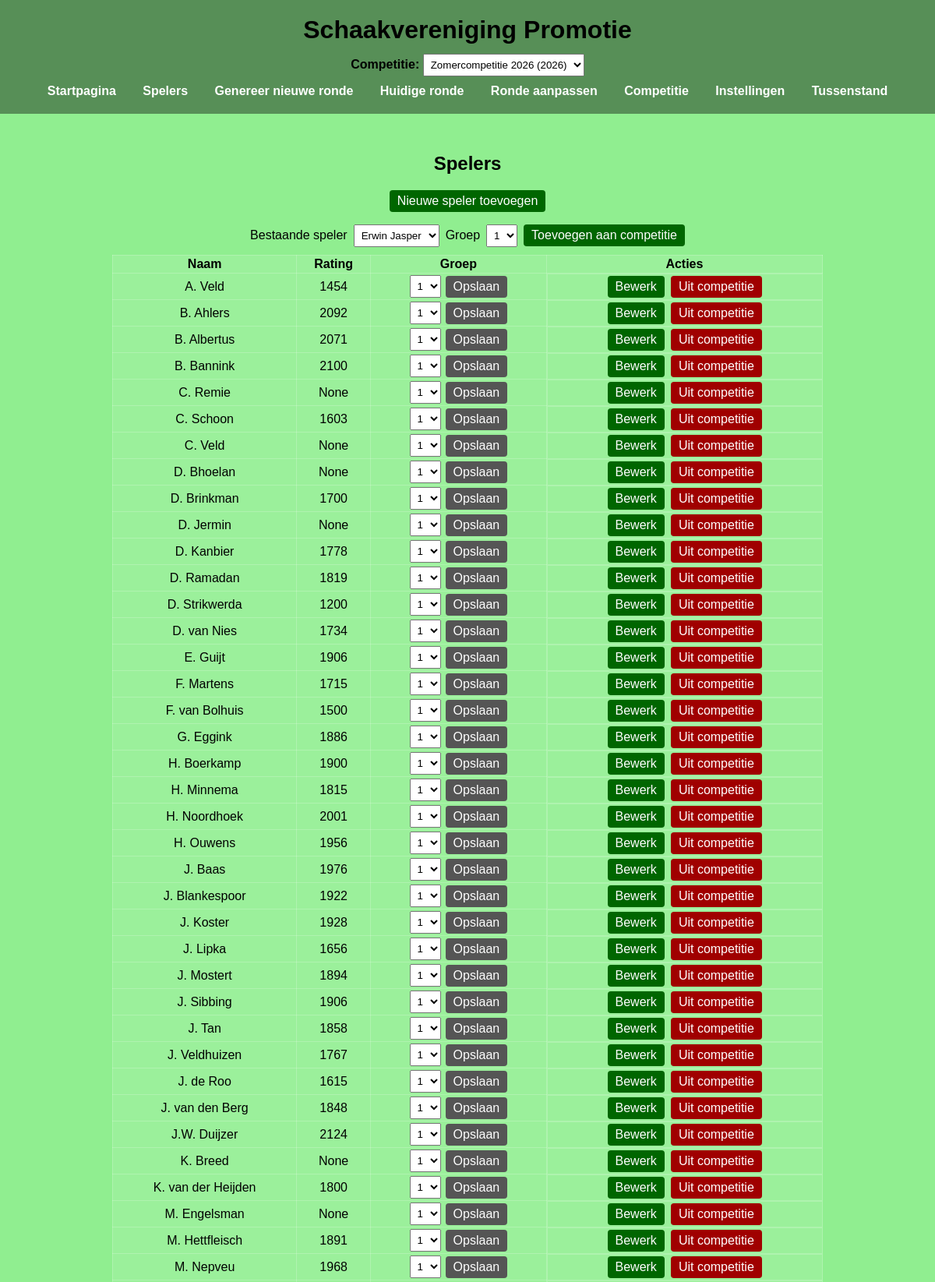
Screenshot of /spelers (upper part) with the database file from the repository.
### tables this page shows
CREATE TABLE Players(
    Id text PRIMARY KEY,
    Name text NOT NULL,
    GroupNumber int NOT NULL,
    Active boolean NOT NULL,
    Rating int,
    Type text,
    Last_Update datetime NOT NULL DEFAULT CURRENT_TIMESTAMP
);

### app_routes.py (the view)
    @app.route("/spelers")
    def spelers():
        competition_id = get_current_competition_id()
        groups = get_competition_group_numbers(competition_id)
        if not groups:
            groups = [1]
        rows = query_db(
            """
            SELECT
                p.Id,
                p.Name,
                p.Rating,
                COALESCE(cpg.GroupNumber, p.GroupNumber) AS GroupNumber
            FROM CompetitionPlayers cp
            INNER JOIN Players p ON cp.PlayerId = p.Id
            LEFT JOIN CompetitionPlayerGroups cpg
                ON cpg.PlayerId = p.Id
               AND cpg.CompetitionId = cp.CompetitionId
            WHERE cp.CompetitionId = ?
              AND p.Active = 1
            ORDER BY p.Name ASC
            """,
            (competition_id,),
        )
        players = [
            {"id": r[0], "name": r[1], "rating": r[2], "group_number": r[3]}
            for r in rows
        ]
        available_rows = query_db(
            """
            SELECT p.Id, p.Name
            FROM Players p
            LEFT JOIN CompetitionPlayers cp
                ON cp.PlayerId = p.Id
               AND cp.CompetitionId = ?
            WHERE p.Active = 1
              AND cp.PlayerId IS NULL
            ORDER BY p.Name ASC
            """,
            (competition_id,),
        )
        available_players = [{"id": r[0], "name": r[1]} for r in available_rows]
        return render_template(
            "spelers.html",
            players=players,
            available_players=available_players,
            groups=groups,
        )

### app_core.py (called while the page is built)
def query_db(query, args=(), one=False):
    conn = sqlite3.connect(DATABASE)
    cursor = conn.cursor()
    cursor.execute(query, args)
    rows = cursor.fetchall()
    conn.close()
    return rows if not one else rows[0] if rows else None

### templates/spelers.html (shortened to what this page needs)
{% extends "base.html" %}
{% block content %}
  <h2>Spelers</h2>
  <p>
    <a class="btn" href="{{ url_for('add_player') }}">Nieuwe speler toevoegen</a>
  </p>
  {% if available_players %}
    <form method="POST" action="{{ url_for('add_existing_player_to_competition') }}" class="player-inline-form">
      <label for="player_id">Bestaande speler</label>
      <select id="player_id" name="player_id" required>
        {% for player in available_players %}
          <option value="{{ player.id }}">{{ player.name }}</option>
        {% endfor %}
      </select>
      <label for="new_player_group">Groep</label>
      <select id="new_player_group" name="group_number" required>
        {% for group in groups %}
          <option value="{{ group }}">{{ group }}</option>
        {% endfor %}
      </select>
      <button type="submit" class="btn">Toevoegen aan competitie</button>
    </form>
  {% endif %}
  <table>
    <thead>
      <tr>
        <th>Naam</th>
        <th>Rating</th>
        <th>Groep</th>
        <th>Acties</th>
      </tr>
    </thead>
    <tbody>
      {% for p in players %}
      <tr>
        <td>{{ p.name }}</td>
        <td>{{ p.rating }}</td>
        <td>
          <form method="POST" action="{{ url_for('update_player_competition_group', player_id=p.id) }}" class="player-group-form">
            <select name="group_number" aria-label="Groep voor {{ p.name }}">
              {% for group in groups %}
                <option value="{{ group }}" {% if p.group_number|string == group|string %}selected{% endif %}>
                  {{ group }}
                </option>
              {% endfor %}
            </select>
            <button type="submit" class="btn btn-secondary">Opslaan</button>
          </form>
        </td>
        <td class="player-actions">
          <a class="btn" href="{{ url_for('edit_player', player_id=p.id) }}">Bewerk</a>
          <form
            method="POST"
            action="{{ url_for('delete_player', player_id=p.id) }}"
            onsubmit="return confirm('Weet je zeker dat je {{ p.name|e }} uit deze competitie wilt verwijderen?');"
          >
            <button type="submit" class="btn btn-danger">Uit competitie</button>
          </form>
        </td>
      </tr>
      {% else %}
      <tr>
        <td colspan="4">Geen spelers gevonden.</td>
      </tr>
      {% endfor %}
    </tbody>
  </table>
{% endblock %}

### static/style.css (style rules this page uses)
body { margin: 0; font-family: Arial, sans-serif; color: black; background: #90ee90; min-height: 100vh; }
table { margin: 10px auto; width: 80%; border-collapse: collapse; background: rgba(255,255,255,0.1); }
th, td { padding: 2px; border: 1px solid rgba(255,255,255,0.2); }
.btn { display: inline-block; background: #006600; color: white; border: none; padding: 5px 10px; cursor: pointer; border-radius: 4px; font: inherit; text-decoration: none; }
.btn-danger { background: #a00000; }
.btn-secondary { background: #555; }
.player-actions { display: flex; justify-content: center; gap: 8px; }
.player-actions form { margin: 0; }
.player-inline-form { align-items: center; display: flex; gap: 8px; justify-content: center; margin: 10px auto; }
.player-inline-form select, .player-group-form select { padding: 5px; }
.player-group-form { align-items: center; display: flex; gap: 6px; justify-content: center; margin: 0; }

### rows the page displays
Players: name "A. Veld", rating "1454", group_number "1"
Players: name "B. Ahlers", rating "2092", group_number "1"
Players: name "B. Albertus", rating "2071", group_number "1"
Players: name "B. Bannink", rating "2100", group_number "1"
Players: name "C. Remie", rating "None", group_number "1"
Players: name "C. Schoon", rating "1603", group_number "1"
Players: name "C. Veld", rating "None", group_number "1"
Players: name "D. Bhoelan", rating "None", group_number "1"
Players: name "D. Brinkman", rating "1700", group_number "1"
Players: name "D. Jermin", rating "None", group_number "1"
Players: name "D. Kanbier", rating "1778", group_number "1"
Players: name "D. Ramadan", rating "1819", group_number "1"
Players: name "D. Strikwerda", rating "1200", group_number "1"
Players: name "D. van Nies", rating "1734", group_number "1"
Players: name "E. Guijt", rating "1906", group_number "1"
Players: name "F. Martens", rating "1715", group_number "1"
Players: name "F. van Bolhuis", rating "1500", group_number "1"
Players: name "G. Eggink", rating "1886", group_number "1"
Players: name "H. Boerkamp", rating "1900", group_number "1"
Players: name "H. Minnema", rating "1815", group_number "1"
Players: name "H. Noordhoek", rating "2001", group_number "1"
Players: name "H. Ouwens", rating "1956", group_number "1"
Players: name "J. Baas", rating "1976", group_number "1"
Players: name "J. Blankespoor", rating "1922", group_number "1"
Players: name "J. Koster", rating "1928", group_number "1"
Players: name "J. Lipka", rating "1656", group_number "1"
Players: name "J. Mostert", rating "1894", group_number "1"
Players: name "J. Sibbing", rating "1906", group_number "1"
Players: name "J. Tan", rating "1858", group_number "1"
Players: name "J. Veldhuizen", rating "1767", group_number "1"
Players: name "J. de Roo", rating "1615", group_number "1"
Players: name "J. van den Berg", rating "1848", group_number "1"
Players: name "J.W. Duijzer", rating "2124", group_number "1"
Players: name "K. Breed", rating "None", group_number "1"
Players: name "K. van der Heijden", rating "1800", group_number "1"
Players: name "M. Engelsman", rating "None", group_number "1"
Players: name "M. Hettfleisch", rating "1891", group_number "1"
Players: name "M. Nepveu", rating "1968", group_number "1"

### other values shown
form field competition_id "Zomercompetitie 2026 (2026)"
form field player_id "Erwin Jasper"
form field group_number "1"
